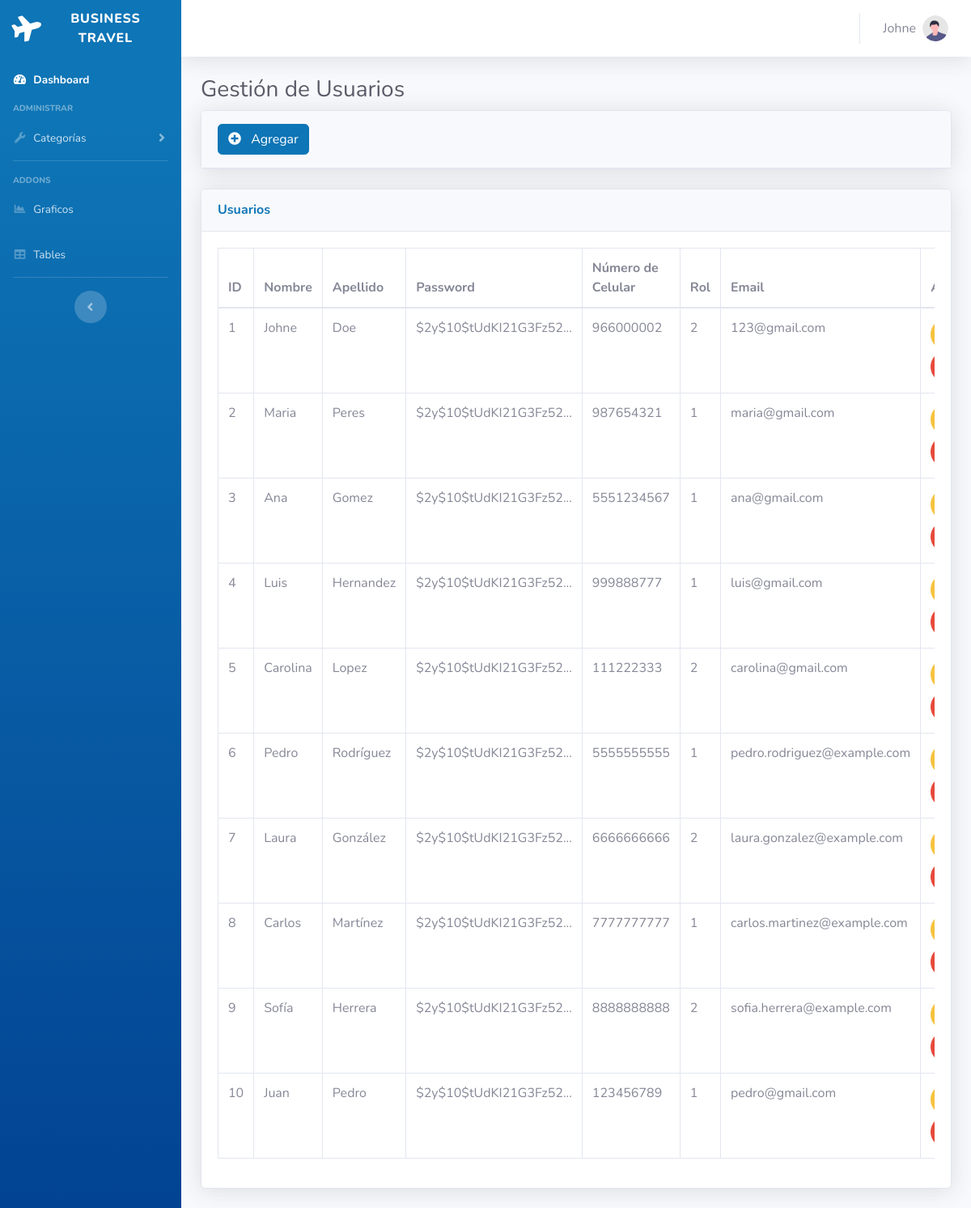
The app's page /MainController.php?action=usuario-index (signed in), older data.
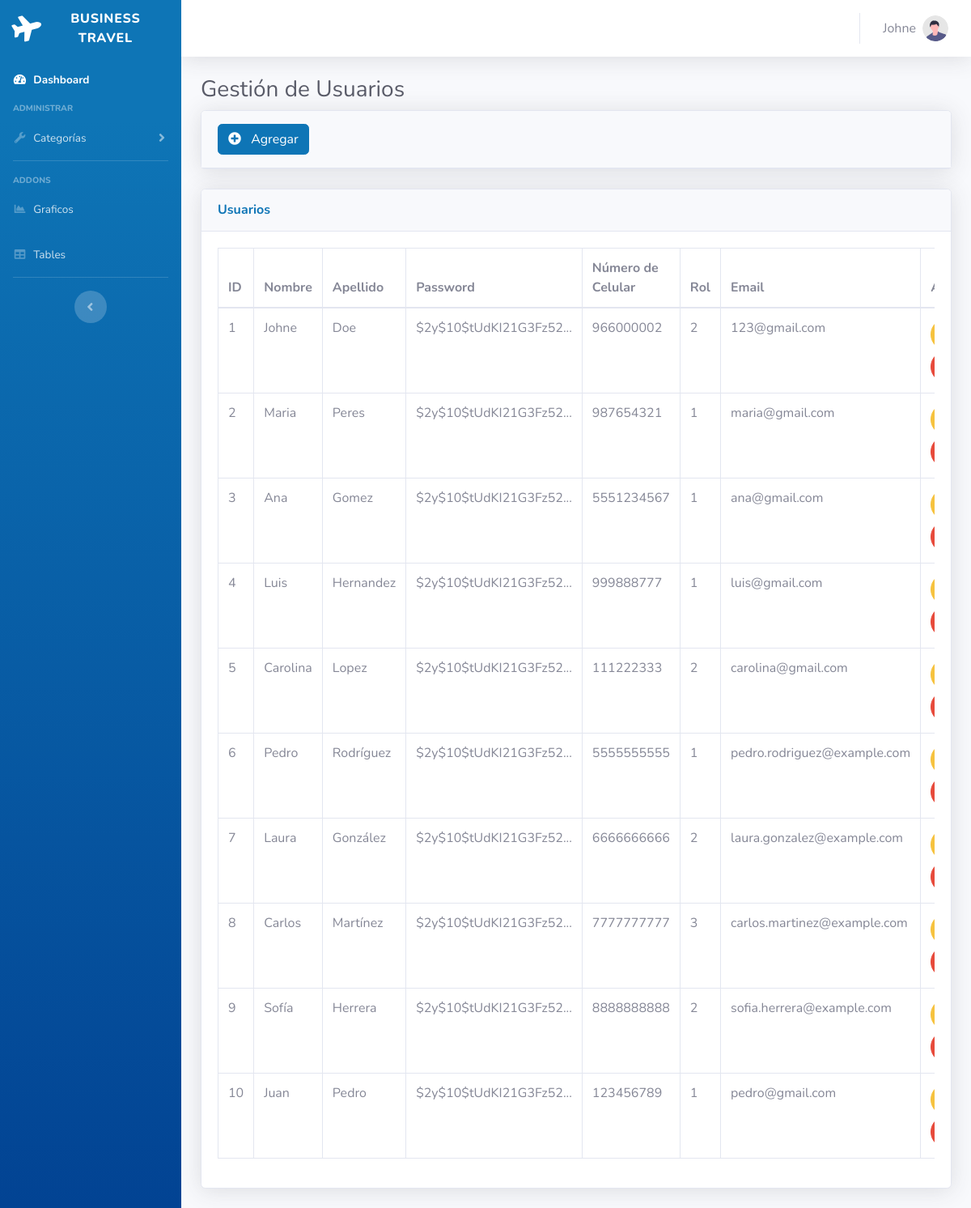
The same page, newer data.
### tables this page shows
CREATE TABLE IF NOT EXISTS `usuarios` (
  `id` int NOT NULL AUTO_INCREMENT,
  `nombre` varchar(50) NOT NULL,
  `apellido` varchar(50) NOT NULL,
  `password` varchar(60) NOT NULL,
  `numeroCelular` varchar(20) NOT NULL,
  `rol` int NOT NULL,
  `email` varchar(50) NOT NULL,
  PRIMARY KEY (`id`),
  KEY `FK_usuarios_roles` (`rol`),
  CONSTRAINT `FK_usuarios_roles` FOREIGN KEY (`rol`) REFERENCES `roles` (`id`)
);

### Controller/UsuarioController.php (called while the page is built, shortened)
<?php
require_once 'Model/Dao/UsuarioDAO.php';
class UsuarioController
{
    private $usuarioDAO;
    public function __construct()
    {
        $this->usuarioDAO = new UsuarioDAO();
    }
    public function index()
    {
        $usuarios = $this->usuarioDAO->getAllUsuarios();
        include 'View/Usuario/index.php';
    }
}

### Model/Dao/UsuarioDAO.php (called while the page is built, shortened)
<?php
require_once 'db_connect.php';
require_once 'Model/Usuario.php';
class UsuarioDAO implements UsuarioDAOInterface{
    public function getAllUsuarios() {
        global $conn;
        $usuarios = [];
        $query = "SELECT * FROM usuarios";
        $result = $conn->query($query);
        if ($result->num_rows > 0) {
            while ($row = $result->fetch_assoc()) {
                $usuario = new Usuario();
                $usuario->setId($row['id']);
                $usuario->setNombre($row['nombre']);
                $usuario->setApellido($row['apellido']);
                $usuario->setPassword($row['password']);
                $usuario->setNumeroCelular($row['numeroCelular']);
                $usuario->setRol($row['rol']);
                $usuario->setEmail($row['email']);
                $usuarios[] = $usuario;
            }
        }
        return $usuarios;
    }
}
?>

### Model/Usuario.php (called while the page is built)
<?php
class Usuario {
    private $id;
    private $nombre;
    private $apellido;
    private $password;
    private $numeroCelular;
    private $rol;
    private $email;
    public function getId() {
        return $this->id;
    }
    public function setId($id) {
        $this->id = $id;
    }
    public function getNombre() {
        return $this->nombre;
    }
    public function setNombre($nombre) {
        $this->nombre = $nombre;
    }
    public function getApellido() {
        return $this->apellido;
    }
    public function setApellido($apellido) {
        $this->apellido = $apellido;
    }
    public function getPassword() {
        return $this->password;
    }
    public function setPassword($password) {
        $this->password = $password;
    }
    public function getNumeroCelular() {
        return $this->numeroCelular;
    }
    public function setNumeroCelular($numeroCelular) {
        $this->numeroCelular = $numeroCelular;
    }
    public function getRol() {
        return $this->rol;
    }
    public function setRol($rol) {
        $this->rol = $rol;
    }
    public function getEmail() {
        return $this->email;
    }
    public function setEmail($email) {
        $this->email = $email;
    }
}
?>

### View/Usuario/index.php (the view, shortened to what the changed rows need)
<!DOCTYPE html>
<html lang="en">
<head>
    <link href="View/static/vendor/fontawesome-free/css/all.min.css" rel="stylesheet" type="text/css">
    <link href="View/static/css/sb-admin-2.min.css" rel="stylesheet">
</head>
<body id="page-top">
    <div id="wrapper">
        <div id="content-wrapper" class="d-flex flex-column">
            <div id="content">
                <div class="container-fluid">
                    <h1 class="h3 mb-2 text-gray-800">Gestión de Usuarios</h1>
                    <div class="card shadow mb-4">
                        <div class="card-body">
                            <div class="table-responsive">
                                <table class="table table-bordered" id="dataTable" width="100%" cellspacing="0">
                                    <thead>
                                        <tr>
                                            <th>ID</th>
                                            <th>Nombre</th>
                                            <th>Apellido</th>
                                            <th>Password</th>
                                            <th>Número de Celular</th>
                                            <th>Rol</th>
                                            <th>Email</th>
                                            <th>Acciones</th>
                                        </tr>
                                    </thead>
                                    <tbody>
                                        <?php foreach ($usuarios as $usuario) : ?>
                                            <tr>
                                                <td><?php echo $usuario->getId(); ?></td>
                                                <td><?php echo $usuario->getNombre(); ?></td>
                                                <td><?php echo $usuario->getApellido(); ?></td>
                                                <td style="width: 100px;"><?php echo substr($usuario->getPassword(), 0, 20); ?>...</td>
                                                <td><?php echo $usuario->getNumeroCelular(); ?></td>
                                                <td><?php echo $usuario->getRol(); ?></td>
                                                <td><?php echo $usuario->getEmail(); ?></td>
                                                <td class="col-2">
                                                    <a href="MainController.php?action=usuario-edit&id=<?php echo $usuario->getId(); ?>" class="btn btn-warning btn-circle">
                                                    </a>
                                                    <button class="btn btn-danger btn-circle delete-button" data-id="<?php echo $usuario->getId(); ?>">
                                                    </button>
                                                </td>
                                            </tr>
                                        <?php endforeach; ?>
                                    </tbody>
                                </table>
                            </div>
                        </div>
                    </div>
                </div>
            </div>
        </div>
    </div>
</body>
</html>

Row changes from the older to the newer data that the page shows:
changed usuarios "Carlos": rol "1" → "3"
